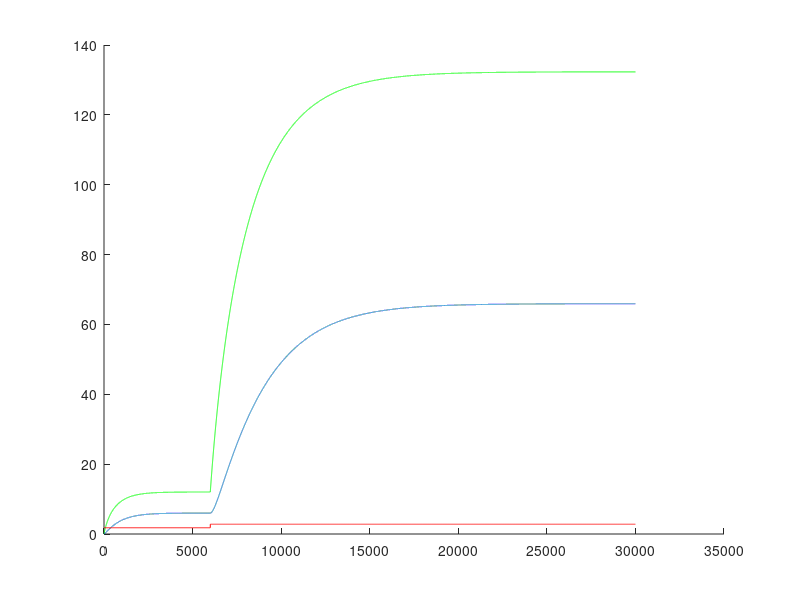

Write MATLAB code to recreate this figure.
close all;

c1 = 0.6;
S1 = 0.10635;
S2=S1;
G = 981;
c2 = 0.85;
a = 31;
Umin = 1.7;
A1 = pi*100;
A2 = A1;

alfa1 = c1*S1/A1;
alfa2 = c2*S2/A2;
beta = a/A1;

us = 1.8;
if us < 1.7
    us = 0;
end


h1_0 = 0;
h2_0 = 0;

H1 = [h1_0];
H2 = [h2_0];

us = [];
for i = 1:6000
    us(i) = 1.8;
end

for i = 6000:30000
    us(i) = 1.8+1;
end



for c = 1:30000
    dh1dt = -alfa1*sqrt(2*G*H1(c))+beta*sqrt(us(c)-Umin);
    if H1(c)+dh1dt > 0
        H1(c+1) = H1(c)+dh1dt;
    else
        H1(c+1) = 0;
    end
    dh2dt = alfa1*sqrt(2*G*H1(c))-alfa2*sqrt(2*G*H2(c));
    if H2(c)+dh2dt > 0
        H2(c+1) = H2(c)+dh2dt;
    else
        H2(c+1) = 0;
    end
end

x=linspace(1,20,1);

hold on
plot(H1,'g')
plot(H2)
plot(us,'r')






















